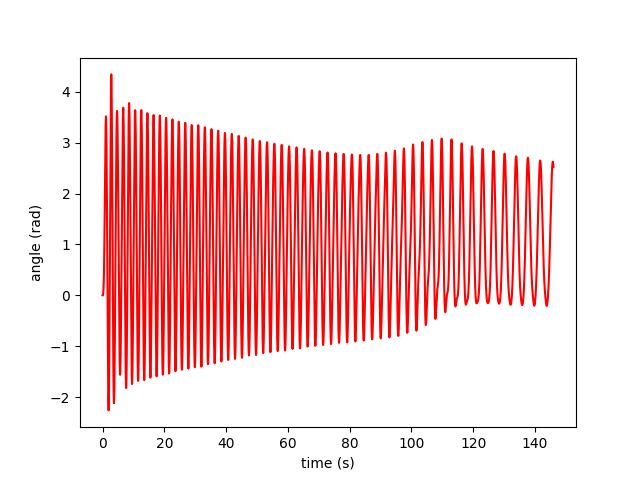

The Python source for this figure:
import pandas as pd
import numpy as np
import matplotlib.pyplot as plt

df = pd.read_csv('./angle_vs_time.csv')
time, angle = df.to_numpy().T

plt.plot(time, angle, 'r')
plt.xlabel('time (s)')
plt.ylabel('angle (rad)')
plt.show()
